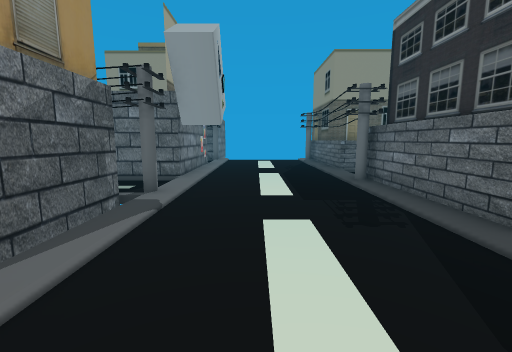
View 1 (above)

16 first-person views from a walk through a Unity game level. The camera is 1.3 m above the floor, tilts 8° down and sees 90° across. The floor is counted in squares, 1 m on a side. Each view is taken from the middle of a square. On the plan, view 1 faces up. The plan holds only what a view shows up to about 13 squares ahead; the rest is blank. The place goes on beyond the plan. Some surface patterns are stand-ins.

View 2
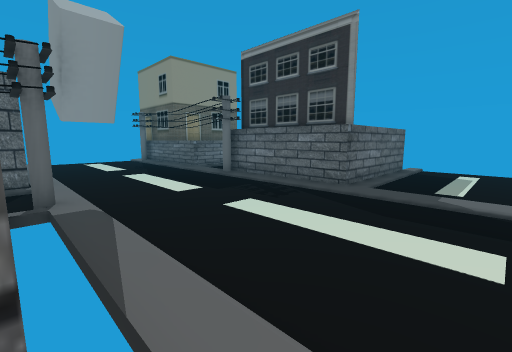

View 3
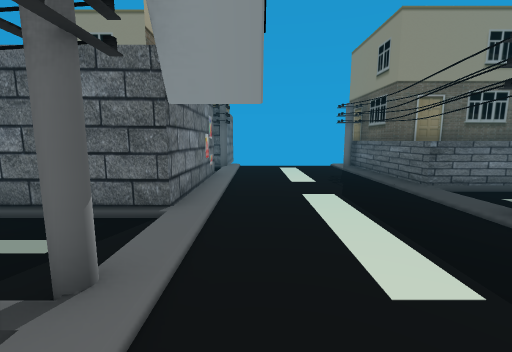

View 4
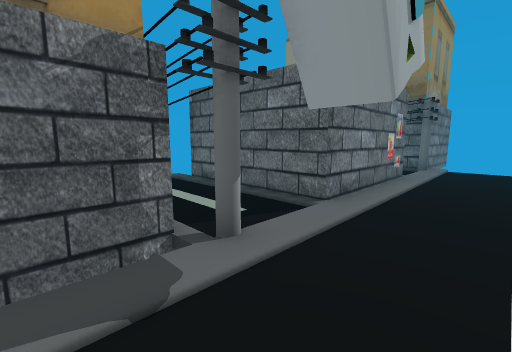

View 5
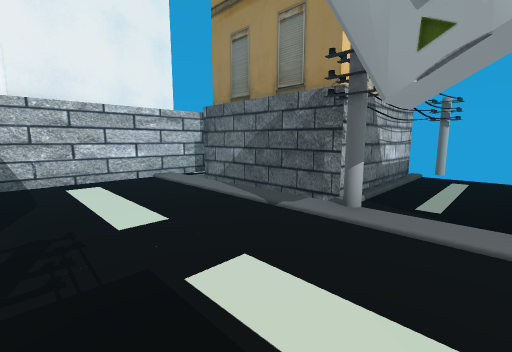

View 6
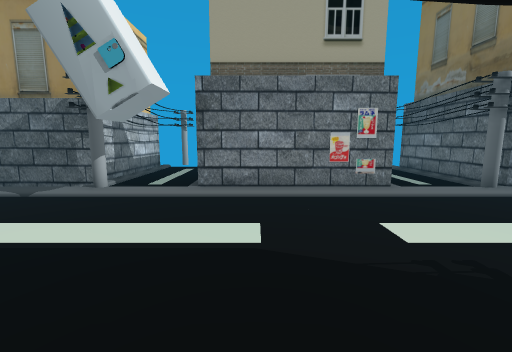

View 7
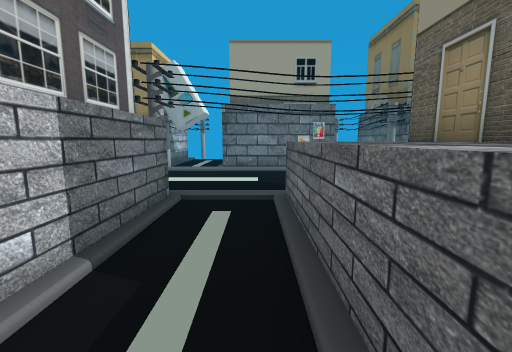

View 8
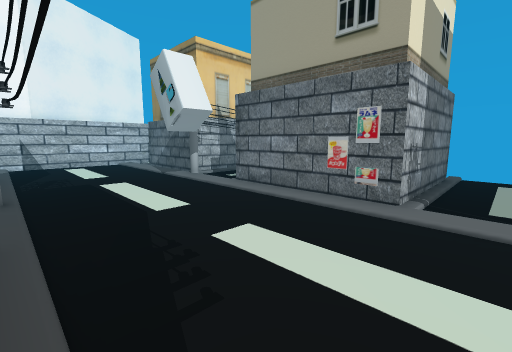

View 9
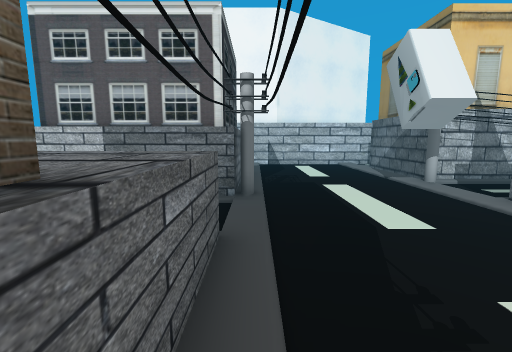

View 10
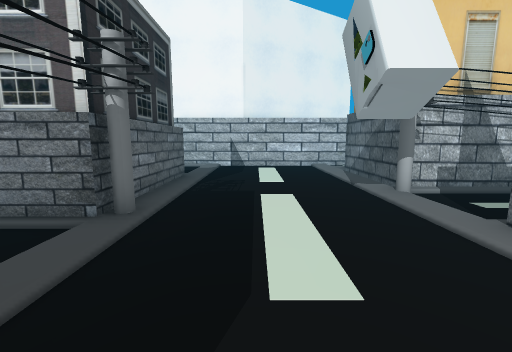

View 11
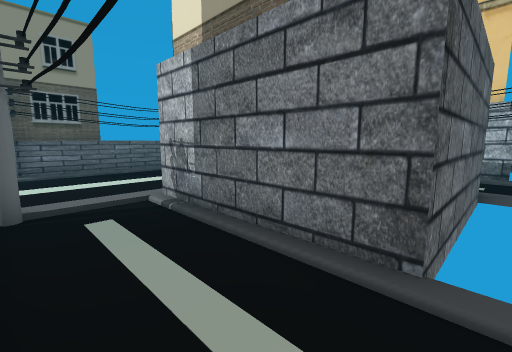

View 12
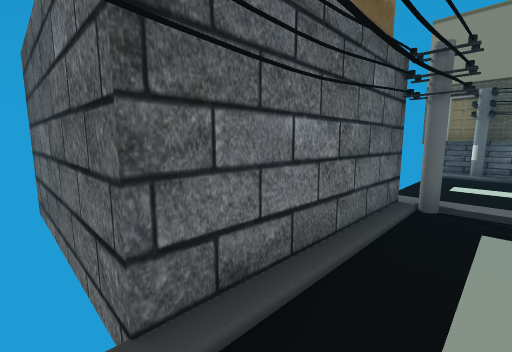

View 13
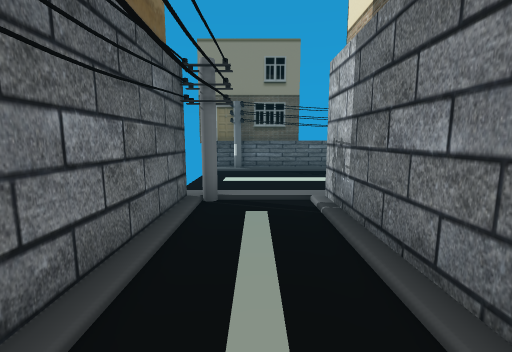

View 14
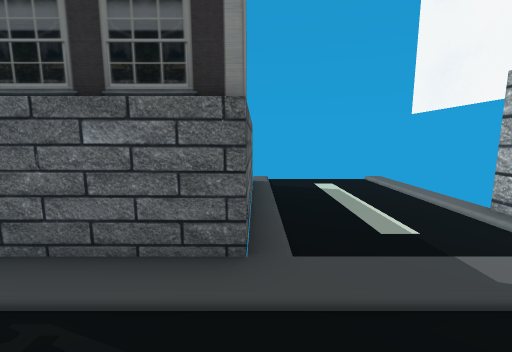

View 15
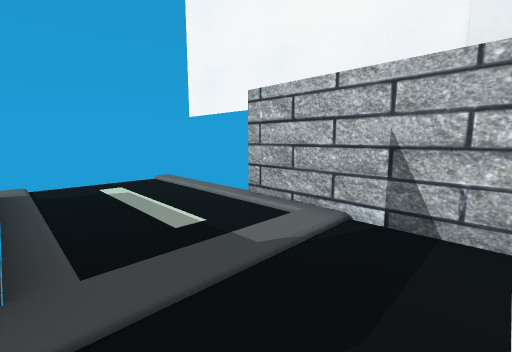

View 16
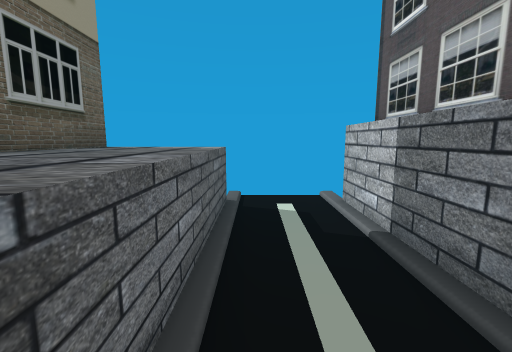

### Floor plan
Key: @ floor where view 1 was taken; # wall or solid block; . floor; ^ raised ledge; T thing the floor can be seen under or through; O other object.
Columns run from 8 left of view 1 to 9 right of it. Each row starts with its distance up from view 1.
 18             #
 17 #######     ^
 16 .....OO....O^
 15 ............#
 14 ............#
 13 ######......^^^^^
 12      #......^^^^^
 11      #......^^^^^
 10      #............
  9 ######............
  8 ...........O#####
  7 ......O.....#^^^^
  6 .....OO.....#
  5 TTTTTT......#
  4      T......#
  3      #......^^^^^
  2      #............
  1      #............
  0      ...@.........
 -1     ##########

Positions as (right, up) in squares from view 1, and headings:
1: (0, 0), facing up
2: (-3, 0), facing up-right
3: (-1, 4), facing up
4: (0, 4), facing up-left
5: (2, 8), facing down-left
6: (4, 10), facing left
7: (9, 10), facing left
8: (3, 15), facing down-left
9: (3, 14), facing down
10: (1, 12), facing down
11: (-8, 16), facing down-right
12: (-8, 15), facing up-right
13: (-8, 15), facing right
14: (1, 3), facing right
15: (1, 3), facing down-right
16: (3, 10), facing right
